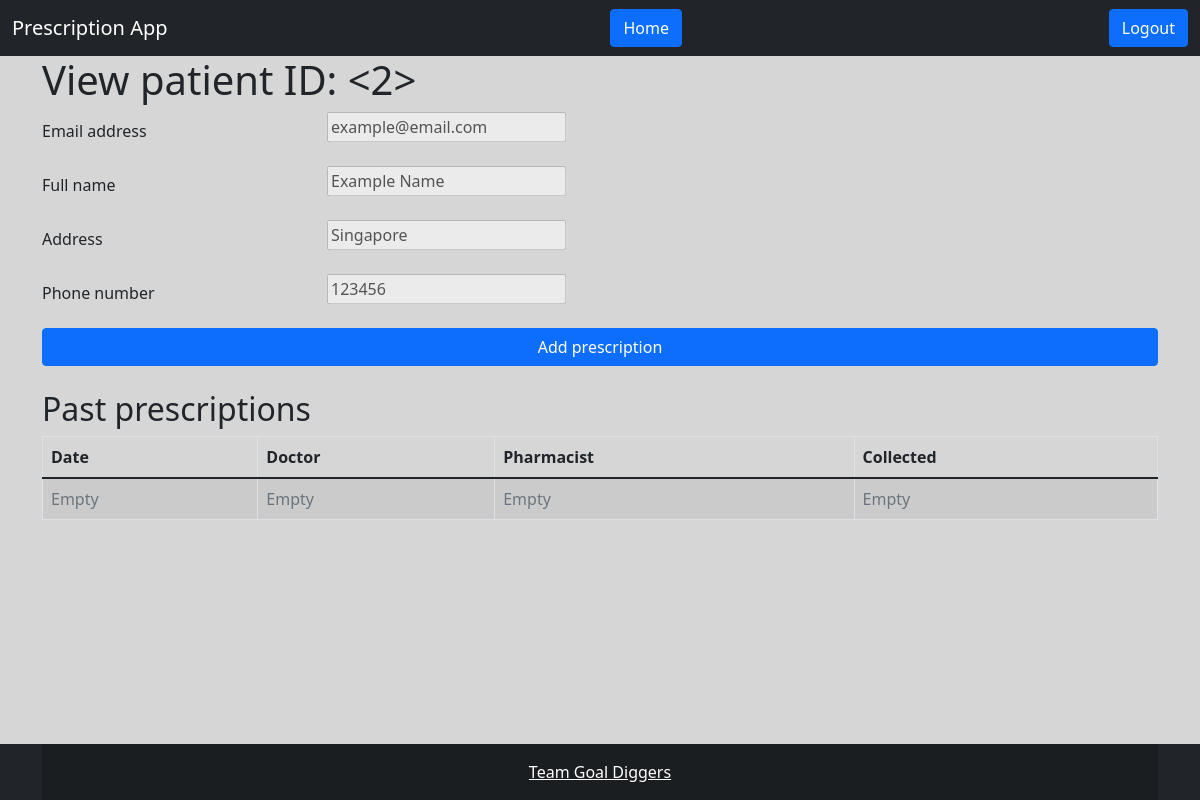
Page /user/view_patient/2/ (signed in) on the earlier database version.
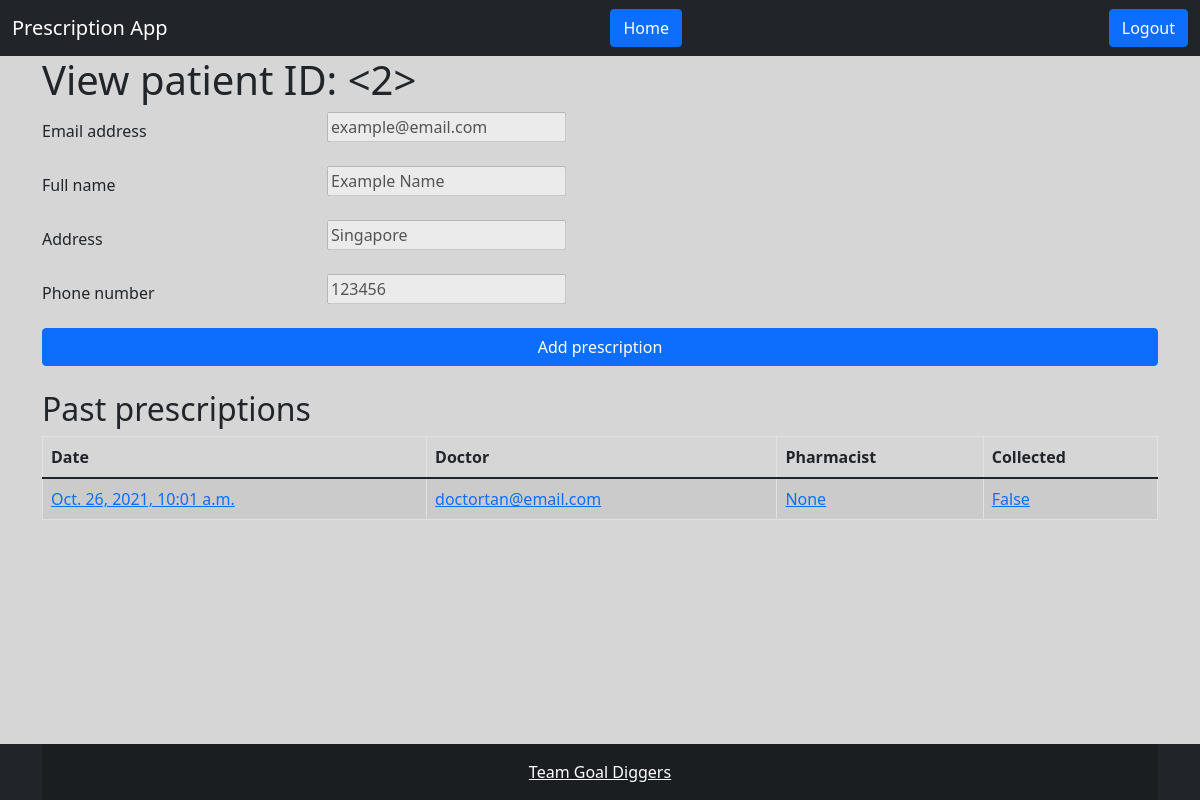
Same page on the later database version.
### Prescriptions/models.py (models this page shows, shortened)
class Prescription(models.Model):
    date = models.DateTimeField(default=datetime.datetime.now)
    doctor = models.ForeignKey(CustomUser, on_delete=models.DO_NOTHING, related_name='doctor')
    pharmacist = models.ForeignKey(CustomUser, on_delete=models.DO_NOTHING, related_name='pharmacist', blank=True, null=True)
    patient = models.ForeignKey(CustomUser, on_delete=models.DO_NOTHING, related_name='patient')
    collected = models.BooleanField(default=False)

### Accounts/models.py (models this page shows, shortened)
class CustomUser(AbstractBaseUser, PermissionsMixin):
    email = models.EmailField("email address", unique=True)
    is_staff = models.BooleanField(default=False)
    is_active = models.BooleanField(default=True)
    user_type = models.CharField(max_length=20, choices=USER_TYPES, default='patient')
    full_name = models.CharField(max_length=200)
    phone_number = models.CharField(max_length=10, unique=True)
    address = models.CharField(max_length=200)
    USERNAME_FIELD = "email"
    REQUIRED_FIELDS = []
    objects = CustomUserManager()
    class Meta:
        verbose_name = 'User'
        verbose_name_plural = 'Users'
    def __str__(self):
        return self.email

### PrescriptionApp/views.py (the view)
# urls.py: path('user/view_patient/<int:pk>/', views.ViewPatient.as_view(), name='view_patient'),
class ViewPatient(LoginRequiredMixin, UpdateView):
	login_url = '/login/'
	model = CustomUser
	form_class = ViewUserForm
	template_name = 'doctor/view_patient.html'
	def get(self, request, *args, **kwargs):
		if request.user.is_authenticated:
			if request.user.user_type != 'doctor':
				print('user is not doctor')
				return redirect('home')
		return super().get(request, *args, **kwargs)
	def get_object(self, queryset=None):
		if queryset is None:
			queryset = self.get_queryset()
		pk = self.kwargs.get(self.pk_url_kwarg)
		queryset = queryset.filter(pk=pk)
		try:
			obj = queryset.get()
		except queryset.model.DoesNotExist:
			return HttpResponse("No CustomUser found matching the query")
		return obj
	def get_context_data(self, **kwargs):
		context = super(ViewPatient, self).get_context_data(**kwargs)
		pk = self.kwargs.get(self.pk_url_kwarg)
		prescriptions = Prescription.objects.filter(patient_id=pk)
		context['items'] = []
		for item in prescriptions:
			context['items'].append([
				item.id,
				[
					item.date,
					item.doctor,
					item.pharmacist,
					item.collected
				]
			])
		context['titles'] = [
			'Date',
			'Doctor',
			'Pharmacist',
			'Collected',
		]
		return context

### Accounts/forms.py
class ViewUserForm(UserChangeForm):
    class Meta:
        model = CustomUser
        fields = ["user_type", "email", "full_name", "phone_number", "address", ]
    user_type = forms.ChoiceField(choices=USER_TYPES, disabled=True)
    email = forms.EmailField(label="Email address", disabled=True)
    full_name = forms.CharField(disabled=True)
    phone_number = forms.CharField(disabled=True)
    address = forms.CharField(disabled=True)

### templates/doctor/view_patient.html (shortened to what this page needs)
{% extends 'non_home.html' %}
{% block content %}
  <div class="container">
    <h1>View patient ID: &lt;{{ object.id }}&gt;</h1>
    {% include 'field_and_label.html' with id='patient_email'        label=form.email.label         field=form.email        disabled='disabled' %}
    {% include 'field_and_label.html' with id='patient_full_name'    label=form.full_name.label     field=form.full_name    disabled='disabled' %}
    {% include 'field_and_label.html' with id='patient_address'      label=form.address.label       field=form.address      disabled='disabled' %}
    {% include 'field_and_label.html' with id='patient_phone_number' label=form.phone_number.label  field=form.phone_number disabled='disabled' %}
    <div class="d-grid" style="display: inline-block; text-align: right;">
      <a href="{% url 'prescribe' pk=object.id %}" class="btn btn-primary">
        Add prescription
      </a>
    </div>
    <br>
    <h2>Past prescriptions</h2>
    {% include 'data_table.html' with link='view_prescription' pk=object.id %}
  </div>
{% endblock %}

### templates/data_table.html
<div class="table-responsive">
  <table class="table table-striped table-bordered table-hover" id="user_table">
    <thead class="thead-dark">
      <tr>
        {% for title in titles %}
          <th scope="col" class="th-clickable">{{ title }}</th>
        {% endfor %}
      </tr>
    </thead>
    {% for item_id, item in items %}
      <tr>
        {% for data in item %}
          {% if link %}
            <td><a href="{% url link pk=item_id %}">{{ data }}</a></td>
          {% else %}
            <td>{{ data }}</td>
          {% endif %}
        {% endfor %}
      </tr>
      {% empty %}
      <tr>
        {% for _ in titles %}
          <td class="text-muted">Empty</td>
        {% endfor %}
      </tr>
    {% endfor %}
  </table>
</div>

Differences in the rows shown:
now on this page (row unchanged): CustomUser: email "doctortan@email.com", item "None" "False"
added Prescription: item "Oct. 26, 2021, 10:01 a.m."
Other differences:
list line gone: "Empty"
